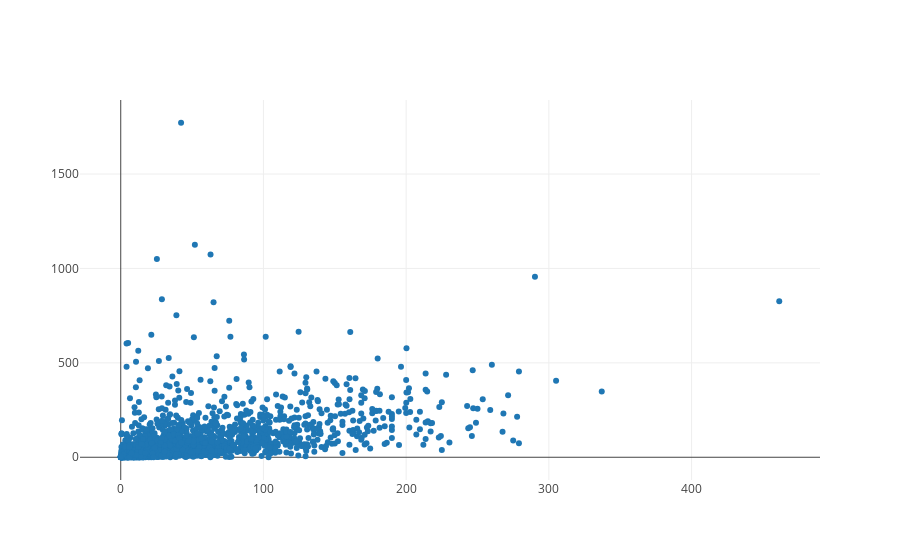

Source (notebook cell):
### Markdown cell above
> Once we have written the above code, we'll be ready to plot this data. Press shift + enter on the code below and you should see all movies in a graph.

### Code cell
from graph import plot
from plotly.offline import iplot, init_notebook_mode
init_notebook_mode(connected=True)

plot([revenues_per_budgets_trace])

### Figure 1 — Plotly figure (JSON) as saved in the notebook; plotly's stock layout.template omitted (floating-point values rounded to 4 significant figures; data arrays with more than 128 entries replaced by an {"elided": "..."} marker saying what was removed)
{"data": [{"mode": "markers", "name": "data", "text": {"elided": "1776 str values"}, "type": "scatter", "uid": "9bbf2594-beb4-11e9-ac25-932d40de1aad", "x": {"elided": "1776 float values"}, "y": {"elided": "1776 float values"}}], "layout": {}}
